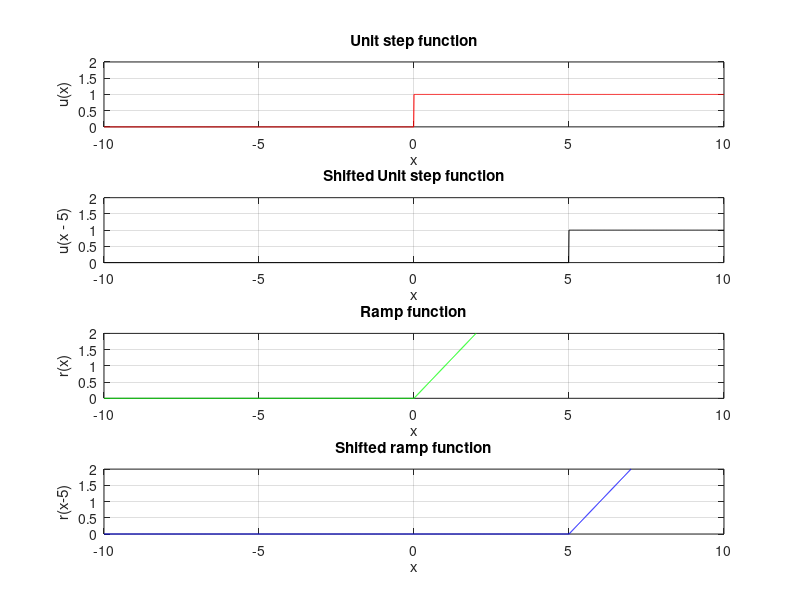

The MATLAB script that drew this image:
x=-10:0.01:10;
y1=(x>=0);
y2=(x>=5);
y3=x.*(x>=0);
y4=(x-5).*(x>=5);

subplot(411);
plot(x,y1,"r");
title("Unit step function");
axis([-10 10 0 2]);
xlabel("x");
ylabel("u(x)");
grid on

subplot(412);
plot(x,y2,"black");
title("Shifted Unit step function");
axis([-10 10 0 2]);
xlabel("x");
ylabel("u(x - 5)");
grid on

subplot(413);
plot(x,y3,"g");
title("Ramp function");
axis([-10 10 0 2]);
xlabel("x");
ylabel("r(x)");
grid on

subplot(414);
plot(x,y4,"b");
title("Shifted ramp function");
axis([-10 10 0 2]);
xlabel("x");
ylabel("r(x-5)");
grid on